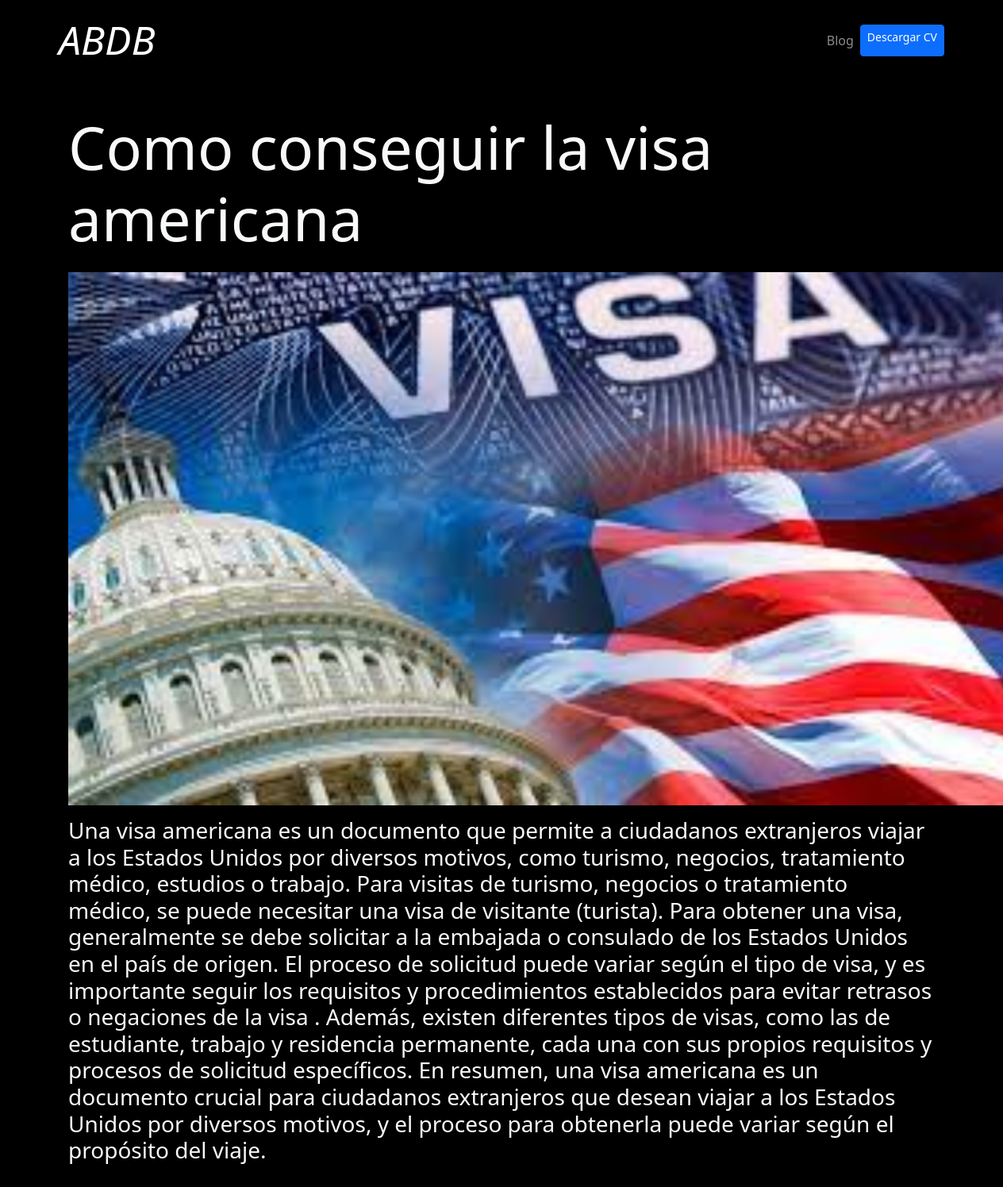
Page /blog/2 on the committed database.
### blog/models.py (models this page shows)
class Post(models.Model):
    title=models.CharField(max_length=100)
    description= models.TextField()
    image=models.ImageField(upload_to='blog/images')
    date=models.DateField(datetime.date.today)

### blog/views.py (the view)
# urls.py: path('<int:post_id>', post_detail, name="post_detail")
def post_detail(request, post_id):
    post= get_object_or_404(Post, pk=post_id)
    return render(request,'post_detail.html',{'post':post})

### blog/templates/post_detail.html
{% extends 'layout.html' %}
{% block content %}
{% load static %}
<div class="row">
    <div class="tit-blog">
        <h1>
            {{post.title}}
        </h1>
    </div>
    <div class="img-blogd">
        <img src="{{post.image.url}}" alt="{{post.title}}" >
    </div>
    <div class="des-blogxx">
        <h3>
            {{post.description|safe}}
        </h3>
    </div>
</div>
{% endblock %}

### portafolio/static/main.css (style rules this page uses)
body { background: black; }
.bg-black { background-color: black; }
.img-blogd img { width: 1200px; }
.tit-blog { padding-top: 15px; }
.tit-blog h1 { font-size: 75px; }
.img-blogd { padding-top: 15px; }
.des-blogxx { padding-top: 15px; }

### rows in the picture
Post: title "Como conseguir la visa americana", image (picture), description "Una visa americana es un documento que permite a ciudadanos extranjeros viajar a los Estados Unidos por diversos motivos, como turismo, negocios, tratamiento médico, estudios o trabajo. Para visitas de turismo, negocios o tratamiento médico, se puede necesitar una visa de visitante (turista). Para obtener una visa, generalmente se debe solicitar a la embajada o consulado de los Estados Unidos en el país de origen. El proceso de solicitud puede variar según el tipo de visa, y es importante seguir los requisitos y procedimientos establecidos para evitar retrasos o negaciones de la visa . Además, existen diferentes tipos de visas, como las de estudiante, trabajo y residencia permanente, cada…"
